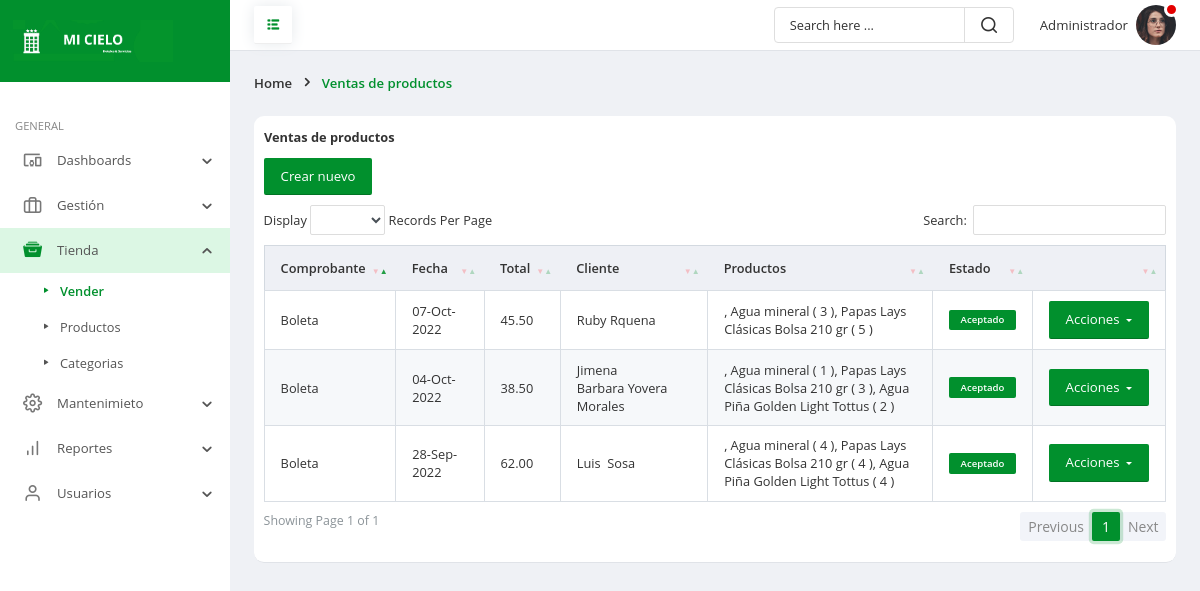
Screenshot of /frontend/venta/mostrar.php (signed in) with the database file from the repository.
### tables this page shows
CREATE TABLE `orders` (
  `idord` int(11) NOT NULL,
  `user_id` int(11) NOT NULL,
  `user_cli` int(11) NOT NULL,
  `method` varchar(50) NOT NULL,
  `total_products` text NOT NULL,
  `total_price` decimal(10,2) NOT NULL,
  `placed_on` varchar(50) NOT NULL,
  `payment_status` varchar(20) NOT NULL,
  `tipc` varchar(25) NOT NULL
);

CREATE TABLE `clientes` (
  `iddn` int(11) NOT NULL,
  `dnic` varchar(35) NOT NULL,
  `numc` char(14) NOT NULL,
  `nomc` varchar(35) NOT NULL,
  `apec` varchar(35) NOT NULL,
  `corrc` varchar(35) NOT NULL,
  `estac` char(1) NOT NULL,
  `fere` timestamp NOT NULL DEFAULT current_timestamp() ON UPDATE current_timestamp()
);

### frontend/venta/mostrar.php (the view, shortened to what this page needs)
<!doctype html>
<html lang="es">
	<head>
		<link rel="stylesheet" href="../../backend/css/bootstrap.min.css">
		<link rel="stylesheet" href="../../backend/fonts/style.css">
		<link rel="stylesheet" href="../../backend/css/main.css">
		<link rel="stylesheet" href="../../backend/vendor/datatables/dataTables.bs4.css" />
		<link rel="stylesheet" href="../../backend/vendor/datatables/dataTables.bs4-custom.css" />
		<link href="../../backend/vendor/datatables/buttons.bs.css" rel="stylesheet" />
		<link rel="stylesheet" href="../../backend/vendor/notify/notify-flat.css" />
	</head>
	<body>
		<div class="page-wrapper">
			<nav id="sidebar" class="sidebar-wrapper">
				<div class="sidebar-brand">
					<a href="../administrador/escritorio.php" class="logo">
						<img src="../../backend/img/rt.png" alt="Hotel mi cielo" />
					</a>
				</div>
				<div class="sidebar-content">
					<div class="sidebar-menu">
						<ul>
							<li class="header-menu">General</li>
							<li class="sidebar-dropdown">
								<a href="#">
									<i class="icon-devices_other"></i>
									<span class="menu-text">Dashboards</span>
								</a>
							</li>
							<li class="sidebar-dropdown">
								<a href="#">
									<i class="icon-briefcase"></i>
									<span class="menu-text">Gestión</span>
								</a>
							</li>
							<li class="sidebar-dropdown active">
								<a href="#">
									<i class="icon-archive"></i>
									<span class="menu-text">Tienda</span>
								</a>
								<div class="sidebar-submenu">
									<ul>
										<li>
											<a href="../venta/mostrar.php" class="current-page">Vender</a>
										</li>
										<li>
											<a href="../productos/mostrar.php">Productos</a>
										</li>
										<li>
											<a href="../categorias/mostrar.php">Categorias</a>
										</li>
									</ul>
								</div>
							</li>
							<li class="sidebar-dropdown">
								<a href="#">
									<i class="icon-settings1"></i>
									<span class="menu-text">Mantenimieto</span>
								</a>
							</li>
							<li class="sidebar-dropdown">
								<a href="#">
									<i class="icon-bar-chart"></i>
									<span class="menu-text">Reportes</span>
								</a>
							</li>
							<li class="sidebar-dropdown">
								<a href="#">
									<i class="icon-user1"></i>
									<span class="menu-text">Usuarios</span>
								</a>
							</li>
						</ul>
					</div>
				</div>
			</nav>
			<div class="page-content">
				<header class="header">
					<div class="toggle-btns">
						<a id="pin-sidebar" href="#">
							<i class="icon-list"></i>
						</a>
					</div>
					<div class="header-items">
						<div class="custom-search">
							<input type="text" class="search-query" placeholder="Search here ...">
							<i class="icon-search1"></i>
						</div>
						<ul class="header-actions">
							<li class="dropdown">
								<a href="#" id="userSettings" class="user-settings" data-toggle="dropdown" aria-haspopup="true">
									<span class="user-name"><?php echo $_SESSION['nombre']; ?></span>
									<span class="avatar">
										<img src="../../backend/img/user24.png" alt="avatar">
										<span class="status busy"></span>
									</span>
								</a>
							</li>
						</ul>
					</div>
				</header>
				<div class="page-header">
					<ol class="breadcrumb">
						<li class="breadcrumb-item">Home</li>
						<li class="breadcrumb-item active">Ventas de productos</li>
					</ol>
				</div>
				<div class="main-container">
					<div class="row gutters">
						<div class="col-xl-12 col-lg-12 col-md-12 col-sm-12 col-12">
							<div class="table-container">
								<div class="t-header">Ventas de productos</div>
								<div class="documents-header">
												<button class="btn btn-primary btn-lg" onclick="location.href='nuevo.php'">Crear nuevo</button>
											</div>
								<div class="table-responsive">
									 	<?php
require_once('../../backend/config/Conexion.php');
$sentencia = $connect->prepare("SELECT orders.idord, clientes.iddn, clientes.dnic, clientes.numc, clientes.nomc, clientes.apec, orders.method, orders.total_products, orders.total_price, orders.placed_on, orders.tipc ,orders.payment_status FROM orders INNER JOIN clientes ON orders.user_cli = clientes.iddn ORDER BY idord DESC;");
 $sentencia->execute();
$data =  array();
if($sentencia){
  while($r = $sentencia->fetchObject()){
    $data[] = $r;
  }
}
									 ?>
									 <?php if(count($data)>0):?>
									<table id="basicExample" class="table custom-table">
										<thead>
											<tr>
												<th>Comprobante</th>
												<th>Fecha</th>
												<th>Total</th>
												<th>Cliente</th>
												<th>Productos</th>
												<th>Estado</th>
												<th></th>
											</tr>
										</thead>
										<tbody>
											<?php foreach($data as $d):?>
											<tr>
												<td><?php echo $d->tipc ?></td>
												<td><?php echo $d->placed_on ?></td>
												<td><?php echo $d->total_price ?></td>
												<td><?php echo $d->nomc ?>&nbsp;<?php echo $d->apec ?></td>
												<td><?php echo $d->total_products ?></td>
												<td><span class="badge badge-primary"><?php echo $d->payment_status ?></span></td>
											<td>
											<div class="btn-group">
												<button class="btn btn-primary btn-lg dropdown-toggle" type="button" data-toggle="dropdown" aria-haspopup="true" aria-expanded="false">
													Acciones
												</button>
											</div>
		</td>
											</tr>
											<?php endforeach; ?>
										</tbody>
									</table>
									<?php else:?>
    <p class="alert alert-warning">No hay registros</p>
    <?php endif; ?>
								</div>
							</div>
						</div>
					</div>
				</div>
			</div>
		</div>
	</body>
</html>

### rows the page displays
orders: tipc "Boleta", placed_on "07-Oct-2022", total_price "45.50", user_cli.nomc "Ruby", user_cli.apec "Rquena", total_products ", Agua mineral ( 3 ), Papas Lays Clásicas Bolsa 210 gr ( 5 )", payment_status "Aceptado"
orders: tipc "Boleta", placed_on "04-Oct-2022", total_price "38.50", user_cli.nomc "Jimena Barbara", user_cli.apec "Yovera Morales", total_products ", Agua mineral ( 1 ), Papas Lays Clásicas Bolsa 210 gr ( 3 ), Agua Piña Golden Light Tottus ( 2 )", payment_status "Aceptado"
orders: tipc "Boleta", placed_on "28-Sep-2022", total_price "62.00", user_cli.nomc "Luis", user_cli.apec "Sosa", total_products ", Agua mineral ( 4 ), Papas Lays Clásicas Bolsa 210 gr ( 4 ), Agua Piña Golden Light Tottus ( 4 )", payment_status "Aceptado"

### other values shown
$_SESSION['nombre'] "Administrador"
